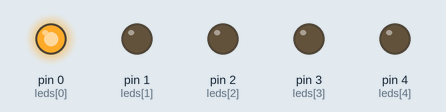
This sketch was run on a simulated Arduino Uno, built with avr-gcc and run on an emulated ATmega328P. Shown: output pins drawn as LEDs (lit = HIGH).

Above: at 0.05 s.
At 0.9 s:
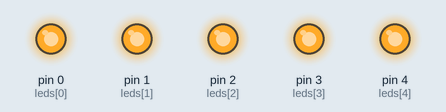
At 1.85 s:
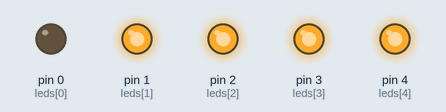
At 3.15 s:
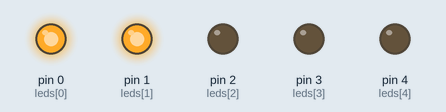
At 4.25 s:
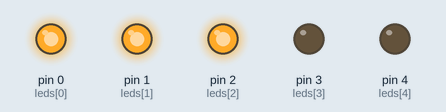
At 5.35 s:
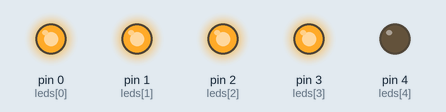
Timing chart, 0 to 6.5 s (numbered marks = the images above):
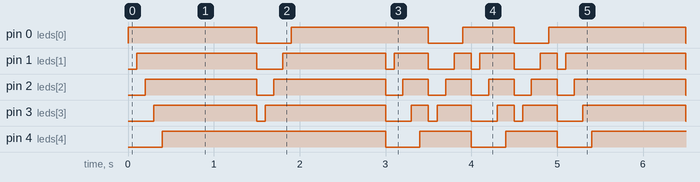

The sketch:

ColorDance.ino
```cpp
const int leds[] = {
  0,
  1,
  2,
  3,
  4
};

#define LEN sizeof(leds) / sizeof(leds[0])

void setup()
{
  for (int i = 0; i < 5; i++)
  {
    pinMode(leds[i], OUTPUT);
  }
}

void turn_off_all_leds()
{
  for (int i = 0; i < LEN; i++)
  {
    digitalWrite(leds[i], LOW);
  }
}

void first_mode()
{
  turn_off_all_leds();
  for (int i = 0; i < LEN; i++) {
    digitalWrite(leds[i], HIGH);
    delay(100);
  }
}

void second_mode()
{
  turn_off_all_leds();
  for (int i = LEN - 1; i >= 0; i--) {
    digitalWrite(leds[i], HIGH);
    delay(100);
  }
}

void third_mode()
{
  turn_off_all_leds();
  first_mode();
  second_mode();
  first_mode();
  second_mode();
}

void loop()
{
  first_mode();
  delay(1000);
  second_mode();
  delay(1000);
  third_mode();
}
```

Measured:
- by itself, pin 0 (leds[0]): repeats every 5.0 s: LOW 0.40 s, HIGH 1.6 s, LOW 0.40 s, HIGH 0.60 s, LOW 0.40 s, HIGH 1.6 s
- by itself, pin 2 (leds[2]): repeats every 5.0 s: LOW 0.20 s, HIGH 1.3 s, 4 × (LOW 0.20 s, HIGH 0.30 s), LOW 0.20 s, HIGH 1.3 s
- by itself, pin 4 (leds[4]): repeats every 5.0 s: 2 × (LOW 0.40 s, HIGH 0.60 s), LOW 0.40 s, HIGH 2.6 s
- by itself, pin 1 (leds[1]): repeats every 5.0 s: LOW 0.30 s, HIGH 1.2 s, LOW 0.10 s, HIGH 0.40 s, LOW 0.30 s, HIGH 0.20 s, LOW 0.10 s, HIGH 0.40 s, LOW 0.30 s, HIGH 0.20 s, LOW 0.10 s, HIGH 1.4 s
- by itself, pin 3 (leds[3]): repeats every 5.0 s: LOW 0.10 s, HIGH 1.4 s, LOW 0.30 s, HIGH 0.20 s, LOW 0.10 s, HIGH 0.40 s, LOW 0.30 s, HIGH 0.20 s, LOW 0.10 s, HIGH 0.40 s, LOW 0.30 s, HIGH 1.2 s
